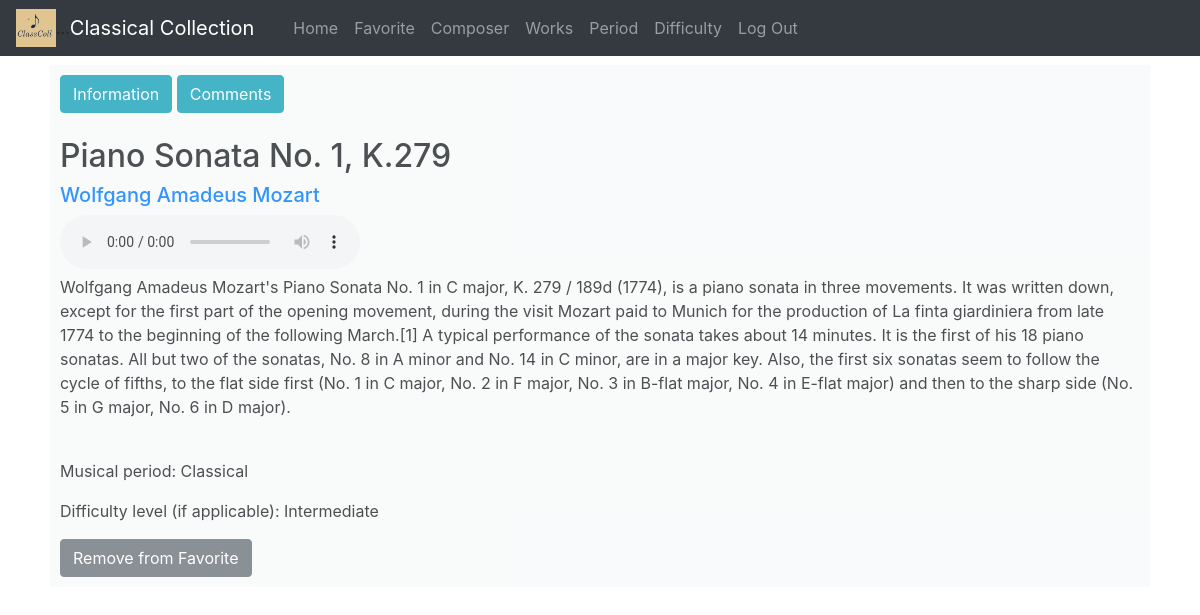
The page /piece/Piano Sonata No. 1, K.279 (signed in) on the database its author committed.
### classcoll/models.py (models this page shows, shortened)
class Piece(models.Model):
    name = models.CharField(max_length=100)
    composer = models.ForeignKey(Composer, on_delete=models.CASCADE)
    description = models.TextField()
    source = models.FileField()
    period = models.ForeignKey(Period, on_delete=models.CASCADE)
    difficulty = models.ForeignKey(Difficulty, on_delete=models.CASCADE)

class Composer(models.Model):
    name = models.CharField(max_length=100)
    biography = models.TextField()
    image = models.URLField(blank=False)

class Period(models.Model):
    era = models.CharField(max_length=50)
    description = models.TextField(null=True)

class Difficulty(models.Model):
    rating = models.CharField(max_length=20)
    description = models.TextField(null=True)

### classcoll/views/Pieces.py (the view)
# urls.py: path('piece/<str:name>', Pieces.pieceInfo, name='piece'),
def pieceInfo(request, name):
    target = Piece.objects.filter(name=name).first()
    if target is None:
        return render(request, ERROR_FILE)
    comments = Comment.objects.filter(piece=target).annotate(upvotes=Count('upvote')).order_by('-upvote')
    temp = Upvote.objects.filter(user=request.user)
    upvotes = []        # get a list of all upvoted comments by the users
    for upvote in temp:
        if upvote.comment in comments:
            upvotes.append(upvote.comment)
    favorite = []
    if request.user.is_authenticated:
        favorite = Favorite.objects.filter(user=request.user).first().pieces.all()
    paginator = Paginator(comments, 10)
    pageNumber = request.GET.get('page')
    comments = paginator.get_page(pageNumber)
    return render(request, PIECE_FILE, {
        'piece': target,
        'comments': comments,
        'upvotes': upvotes,
        'favorite': favorite
    })

### classcoll/templates/classcoll/piece.html (shortened to what this page needs)
{% extends 'classcoll/layout.html' %}
{% load static %}
{% block body %}
    <div class="bg-light" style="opacity: 0.8; padding: 10px;">
        <button id="showInfo" class="btn btn-info">Information</button>
        <button id="showComment" class="btn btn-info">Comments</button>
        <br>
        <br>
        <div id="pieceInfo">
            <h2>{{piece.name}}<h2>
            <h5><a href="{% url 'composer' piece.composer.name%}">{{piece.composer.name}}</a></h5>
            <audio controls>
                <source src="/upload/{{piece.source}}" type="audio/mpeg">
            </audio>
            <p>{{piece.description}}</p>
            <br>
            <p>Musical period: {{ piece.period.era }}</p>
            <p>Difficulty level (if applicable): {{ piece.difficulty.rating }}</p>
            {% if user.is_authenticated %}
                <button data-value="{{piece.id}}" id="favoritePiece" class="btn btn-secondary">
                    {% if piece in favorite %}
                        Remove from Favorite
                    {% else %}
                        Add to Favorite
                    {% endif %}
                </button>
            {% endif %}
        </div>
    </div>
{% endblock %}

### rows shown on the page
Piece: name "Piano Sonata No. 1, K.279", composer.name "Wolfgang Amadeus Mozart", description "Wolfgang Amadeus Mozart's Piano Sonata No. 1 in C major, K. 279 / 189d (1774), is a piano sonata in three movements. It was written down, except for the first part of the opening movement, during the visit Mozart paid to Munich for the production of La finta giardiniera from late 1774 to the beginning of the following March.[1] A typical performance of the sonata takes about 14 minutes. It is the first of his 18 piano sonatas. All but two of the sonatas, No. 8 in A minor and No. 14 in C minor, are in a major key. Also, the first six sonatas seem to follow the cycle of fifths, to the flat side first (No. 1 in C major, No. 2 in F major, No. 3 in B-flat major, No. 4 in E-flat major) and then…", period.era "Classical", difficulty.rating "Intermediate"
